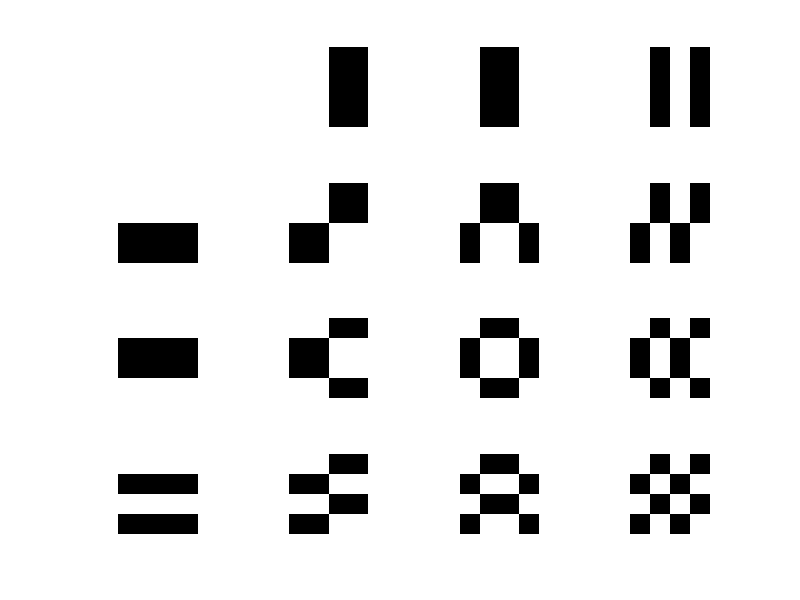

MATLAB code for this plot:
clc;

%define the matrix size

Size = 4;

f=[1 0 1 0;
    2 0 2 0;
    0 1 0 1;
    -1 0 -1 0];

%offset by 128 (Subtract each item by 128)
f_Offset_by_128 = zeros(Size, Size);
for i = 1:Size
    for j = 1:Size
        f_Offset_by_128(i,j) = f(i,j) - 128;
    end
end

%Generate 4x4 WHT
Hadamard_4by4 = hadamard(Size);

%Order the WHT matrix
Hadamard_4by4_Ordered = zeros(Size,Size);
for i = 1:Size %Column
    counter = 0;
    temp = Hadamard_4by4(1,i);
    for j = 2:Size %Row
         if temp ~= Hadamard_4by4(j,i);
             counter = counter + 1;
             temp = Hadamard_4by4(j,i);
         end
    end
    for k = 1:Size
        Hadamard_4by4_Ordered(k,counter+1) = Hadamard_4by4(k,i);
    end
end

%Plot the hadamard basis functions
M = zeros(Size,Size);  % Preallocate matrix
for i = 1:Size
    for j = 1:Size
        M = Hadamard_4by4_Ordered(i,:)' * Hadamard_4by4_Ordered(j,:); %Row transposed * row
        M
        subplot(Size,Size,((i-1)*Size) + j), imshow(M);
    end
end

%Get WHT coefficients
Coef = Hadamard_4by4'*f_Offset_by_128*Hadamard_4by4;

%Multiple the coef with the basis matrices and sum the results
M_SUM = zeros(Size,Size);
for i = 1:Size
    for j = 1:Size
        M = Hadamard_4by4_Ordered(i,:)' * Hadamard_4by4_Ordered(j,:);
        M1 = Coef(i,j)*M;
        M_SUM = M_SUM+M1;
    end
end

%Output the 2 matrices to the console
M_SUM
f_Offset_by_128



